Frame 1 (no input): blank canvas, image omitted
Frame 60 (the mouse pressed at the canvas centre just before this capture): blank canvas, image omitted
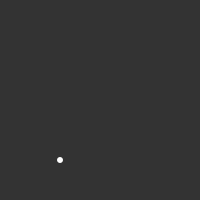
Frame 120 (the mouse held since frame 60 and released just before this capture)

The Processing sketch whose frames 1 and 60 were blank and that drew this single picture after the mouse press (run headless with seeded random() and noise(); from frame 60 on, the mouse is pressed at the canvas centre):

// Processing sketch: processing_107990
// ── processing_107990.pde

float x = -100;float y = 0;int valor = 5;
void setup()
{
  noStroke();
  size(200, 200);
}
void draw() {
  background(51);
  funcionCuadratica();
}
void funcionCuadratica() {
x=x+0.5;
  if (x < 100) {
    y =(x*x)/10;
  }
  fill(255);
  ellipse(x+100, y, 6, 6);
    
}
